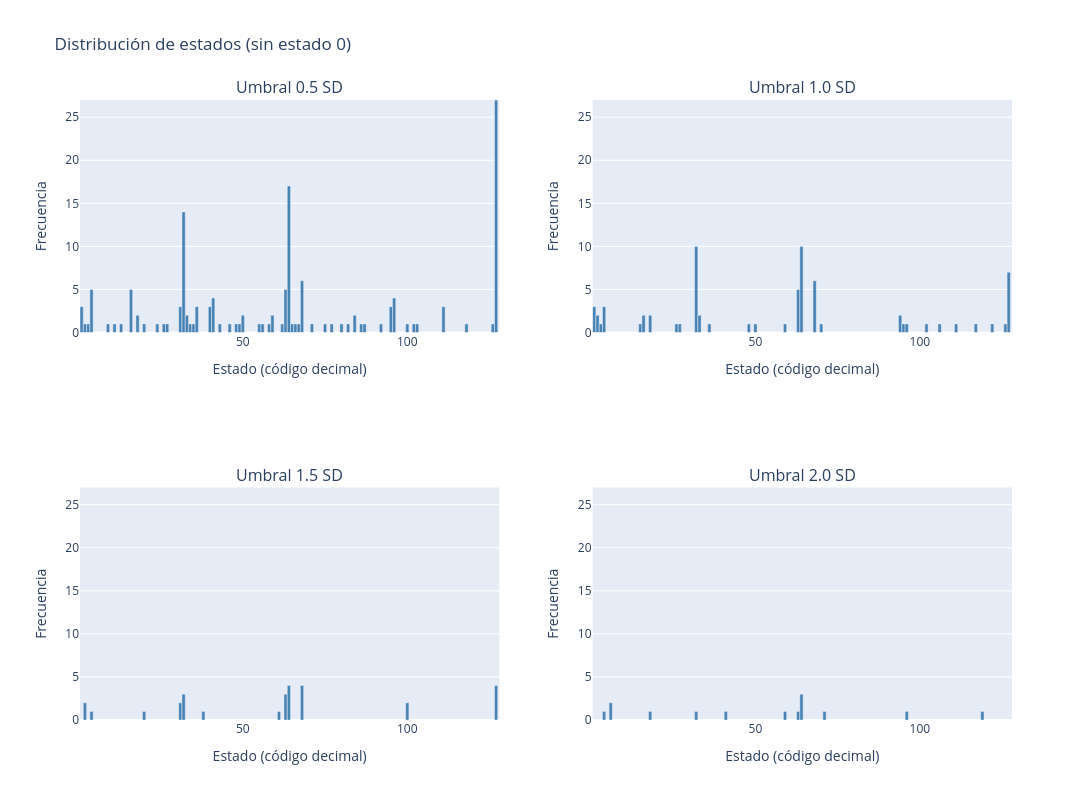

Notebook source saved alongside this figure:
### Markdown cell above
## Comparación del point process con distintos umbrales (0.5 SD / 1 SD / 1.5 SD / 2 SD)

Ejecutamos el point process y mostramos las gráficas para comparar

### Code cell
import plotly.graph_objects as go
from plotly.subplots import make_subplots
import numpy as np

# Función de hover (idéntica a la del ejemplo individual)
def state_description(code):
    bits = [(code >> i) & 1 for i in range(6, -1, -1)]
    active_networks = [number_to_name[j] for j, bit in enumerate(bits, start=1) if bit]
    if not active_networks:
        return "Ninguna red activa"
    return " + ".join([f"Red {j} ({name})" for j, name in enumerate(active_networks, start=1)])

umbrales = [0.5, 1.0, 1.5, 2.0]

# Calcular el máximo global de frecuencias (sin contar estado 0)
y_max_global = 0
for th in umbrales:
    binary = (time_series_norm > th).astype(int)
    weights = 2**np.arange(6, -1, -1)
    state_codes = binary @ weights
    unique, counts = np.unique(state_codes, return_counts=True)
    mask_no_zero = unique != 0
    counts_filt = counts[mask_no_zero]
    if len(counts_filt) > 0:
        y_max_global = max(y_max_global, max(counts_filt))

print(f"Máximo global de frecuencias (sin estado 0): {y_max_global}")

# Crear subplots 2x2
fig = make_subplots(rows=2, cols=2, subplot_titles=[f"Umbral {th} SD" for th in umbrales])

for idx, th in enumerate(umbrales):
    binary = (time_series_norm > th).astype(int)
    weights = 2**np.arange(6, -1, -1)
    state_codes = binary @ weights
    unique, counts = np.unique(state_codes, return_counts=True)

    # Filtrar estado 0
    mask_no_zero = unique != 0
    unique_filt = unique[mask_no_zero]
    counts_filt = counts[mask_no_zero]

    # Hover text (sin texto en las barras)
    hover_texts = [f"Código: {code}<br>Redes activas: {state_description(code)}<br>Frecuencia: {count}"
                   for code, count in zip(unique_filt, counts_filt)]

    row, col = idx // 2 + 1, idx % 2 + 1
    fig.add_trace(
        go.Bar(
            x=unique_filt,
            y=counts_filt,
            hovertext=hover_texts,
            hoverinfo='text',
            marker_color='steelblue',
            width=0.98          # barras más anchas
        ),
        row=row, col=col
    )
    fig.update_xaxes(title_text="Estado (código decimal)", range=[0.5, 128], row=row, col=col)
    fig.update_yaxes(title_text="Frecuencia", range=[0, y_max_global], row=row, col=col)

# Ajustes globales (igual que en la gráfica individual)
fig.update_layout(
    height=800,
    width=1200,
    showlegend=False,
    title_text="Distribución de estados (sin estado 0)",
    bargap=0.02
)

fig.show()

### Figure 1 — Plotly figure (JSON) as saved in the notebook; plotly's stock layout.template omitted (floating-point values rounded to 4 significant figures)
{"data": [{"hoverinfo": "text", "hovertext": ["Código: 1<br>Redes activas: Red 1 (Default)<br>Frecuencia: 3", "Código: 2<br>Redes activas: Red 1 (Cont)<br>Frecuencia: 1", "Código: 3<br>Redes activas: Red 1 (Cont) + Red 2 (Default)<br>Frecuencia: 1", "Código: 4<br>Redes activas: Red 1 (Limbic)<br>Frecuencia: 5", "Código: 9<br>Redes activas: Red 1 (SalVentAttn) + Red 2 (Default)<br>Frecuencia: 1", "Código: 11<br>Redes activas: Red 1 (SalVentAttn) + Red 2 (Cont) + Red 3 (Default)<br>Frecuencia: 1", "Código: 13<br>Redes activas: Red 1 (SalVentAttn) + Red 2 (Limbic) + Red 3 (Default)<br>Frecuencia: 1", "Código: 16<br>Redes activas: Red 1 (DorsAttn)<br>Frecuencia: 5", "Código: 18<br>Redes activas: Red 1 (DorsAttn) + Red 2 (Cont)<br>Frecuencia: 2", "Código: 20<br>Redes activas: Red 1 (DorsAttn) + Red 2 (Limbic)<br>Frecuencia: 1", "Código: 24<br>Redes activas: Red 1 (DorsAttn) + Red 2 (SalVentAttn)<br>Frecuencia: 1", "Código: 26<br>Redes activas: Red 1 (DorsAttn) + Red 2 (SalVentAttn) + Red 3 (Cont)<br>Frecuencia: 1", "Código: 27<br>Redes activas: Red 1 (DorsAttn) + Red 2 (SalVentAttn) + Red 3 (Cont) + Red 4 (Default)<br>Frecuencia: 1", "Código: 31<br>Redes activas: Red 1 (DorsAttn) + Red 2 (SalVentAttn) + Red 3 (Limbic) + Red 4 (Cont) + Red 5 (Default)<br>Frecuencia: 3", "Código: 32<br>Redes activas: Red 1 (SomMot)<br>Frecuencia: 14", "Código: 33<br>Redes activas: Red 1 (SomMot) + Red 2 (Default)<br>Frecuencia: 2", "Código: 34<br>Redes activas: Red 1 (SomMot) + Red 2 (Cont)<br>Frecuencia: 1", "Código: 35<br>Redes activas: Red 1 (SomMot) + Red 2 (Cont) + Red 3 (Default)<br>Frecuencia: 1", "Código: 36<br>Redes activas: Red 1 (SomMot) + Red 2 (Limbic)<br>Frecuencia: 3", "Código: 40<br>Redes activas: Red 1 (SomMot) + Red 2 (SalVentAttn)<br>Frecuencia: 3", "Código: 41<br>Redes activas: Red 1 (SomMot) + Red 2 (SalVentAttn) + Red 3 (Default)<br>Frecuencia: 4", "Código: 43<br>Redes activas: Red 1 (SomMot) + Red 2 (SalVentAttn) + Red 3 (Cont) + Red 4 (Default)<br>Frecuencia: 1", "Código: 46<br>Redes activas: Red 1 (SomMot) + Red 2 (SalVentAttn) + Red 3 (Limbic) + Red 4 (Cont)<br>Frecuencia: 1", "Código: 48<br>Redes activas: Red 1 (SomMot) + Red 2 (DorsAttn)<br>Frecuencia: 1", "Código: 49<br>Redes activas: Red 1 (SomMot) + Red 2 (DorsAttn) + Red 3 (Default)<br>Frecuencia: 1", "Código: 50<br>Redes activas: Red 1 (SomMot) + Red 2 (DorsAttn) + Red 3 (Cont)<br>Frecuencia: 2", "Código: 55<br>Redes activas: Red 1 (SomMot) + Red 2 (DorsAttn) + Red 3 (Limbic) + Red 4 (Cont) + Red 5 (Default)<br>Frecuencia: 1", "Código: 56<br>Redes activas: Red 1 (SomMot) + Red 2 (DorsAttn) + Red 3 (SalVentAttn)<br>Frecuencia: 1", "Código: 58<br>Redes activas: Red 1 (SomMot) + Red 2 (DorsAttn) + Red 3 (SalVentAttn) + Red 4 (Cont)<br>Frecuencia: 1", "Código: 59<br>Redes activas: Red 1 (SomMot) + Red 2 (DorsAttn) + Red 3 (SalVentAttn) + Red 4 (Cont) + Red 5 (Default)<br>Frecuencia: 2", "Código: 62<br>Redes activas: Red 1 (SomMot) + Red 2 (DorsAttn) + Red 3 (SalVentAttn) + Red 4 (Limbic) + Red 5 (Cont)<br>Frecuencia: 1", "Código: 63<br>Redes activas: Red 1 (SomMot) + Red 2 (DorsAttn) + Red 3 (SalVentAttn) + Red 4 (Limbic) + Red 5 (Cont) + Red 6 (Default)<br>Frecuencia: 5", "Código: 64<br>Redes activas: Red 1 (Vis)<br>Frecuencia: 17", "Código: 65<br>Redes activas: Red 1 (Vis) + Red 2 (Default)<br>Frecuencia: 1", "Código: 66<br>Redes activas: Red 1 (Vis) + Red 2 (Cont)<br>Frecuencia: 1", "Código: 67<br>Redes activas: Red 1 (Vis) + Red 2 (Cont) + Red 3 (Default)<br>Frecuencia: 1", "Código: 68<br>Redes activas: Red 1 (Vis) + Red 2 (Limbic)<br>Frecuencia: 6", "Código: 71<br>Redes activas: Red 1 (Vis) + Red 2 (Limbic) + Red 3 (Cont) + Red 4 (Default)<br>Frecuencia: 1", "Código: 75<br>Redes activas: Red 1 (Vis) + Red 2 (SalVentAttn) + Red 3 (Cont) + Red 4 (Default)<br>Frecuencia: 1", "Código: 77<br>Redes activas: Red 1 (Vis) + Red 2 (SalVentAttn) + Red 3 (Limbic) + Red 4 (Default)<br>Frecuencia: 1", "Código: 80<br>Redes activas: Red 1 (Vis) + Red 2 (DorsAttn)<br>Frecuencia: 1", "Código: 82<br>Redes activas: Red 1 (Vis) + Red 2 (DorsAttn) + Red 3 (Cont)<br>Frecuencia: 1", "Código: 84<br>Redes activas: Red 1 (Vis) + Red 2 (DorsAttn) + Red 3 (Limbic)<br>Frecuencia: 2", "Código: 86<br>Redes activas: Red 1 (Vis) + Red 2 (DorsAttn) + Red 3 (Limbic) + Red 4 (Cont)<br>Frecuencia: 1", "Código: 87<br>Redes activas: Red 1 (Vis) + Red 2 (DorsAttn) + Red 3 (Limbic) + Red 4 (Cont) + Red 5 (Default)<br>Frecuencia: 1", "Código: 92<br>Redes activas: Red 1 (Vis) + Red 2 (DorsAttn) + Red 3 (SalVentAttn) + Red 4 (Limbic)<br>Frecuencia: 1", "Código: 95<br>Redes activas: Red 1 (Vis) + Red 2 (DorsAttn) + Red 3 (SalVentAttn) + Red 4 (Limbic) + Red 5 (Cont) + Red 6 (Default)<br>Frecuencia: 3", "Código: 96<br>Redes activas: Red 1 (Vis) + Red 2 (SomMot)<br>Frecuencia: 4", "Código: 100<br>Redes activas: Red 1 (Vis) + Red 2 (SomMot) + Red 3 (Limbic)<br>Frecuencia: 1", "Código: 102<br>Redes activas: Red 1 (Vis) + Red 2 (SomMot) + Red 3 (Limbic) + Red 4 (Cont)<br>Frecuencia: 1", "Código: 103<br>Redes activas: Red 1 (Vis) + Red 2 (SomMot) + Red 3 (Limbic) + Red 4 (Cont) + Red 5 (Default)<br>Frecuencia: 1", "Código: 111<br>Redes activas: Red 1 (Vis) + Red 2 (SomMot) + Red 3 (SalVentAttn) + Red 4 (Limbic) + Red 5 (Cont) + Red 6 (Default)<br>Frecuencia: 3", "Código: 118<br>Redes activas: Red 1 (Vis) + Red 2 (SomMot) + Red 3 (DorsAttn) + Red 4 (Limbic) + Red 5 (Cont)<br>Frecuencia: 1", "Código: 126<br>Redes activas: Red 1 (Vis) + Red 2 (SomMot) + Red 3 (DorsAttn) + Red 4 (SalVentAttn) + Red 5 (Limbic) + Red 6 (Cont)<br>Frecuencia: 1", "Código: 127<br>Redes activas: Red 1 (Vis) + Red 2 (SomMot) + Red 3 (DorsAttn) + Red 4 (SalVentAttn) + Red 5 (Limbic) + Red 6 (Cont) + Red 7 (Default)<br>Frecuencia: 27"], "marker": {"color": "steelblue"}, "type": "bar", "width": 0.98, "x": [1, 2, 3, 4, 9, 11, 13, 16, 18, 20, 24, 26, 27, 31, 32, 33, 34, 35, 36, 40, 41, 43, 46, 48, 49, 50, 55, 56, 58, 59, 62, 63, 64, 65, 66, 67, 68, 71, 75, 77, 80, 82, 84, 86, 87, 92, 95, 96, 100, 102, 103, 111, 118, 126, 127], "xaxis": "x", "y": [3, 1, 1, 5, 1, 1, 1, 5, 2, 1, 1, 1, 1, 3, 14, 2, 1, 1, 3, 3, 4, 1, 1, 1, 1, 2, 1, 1, 1, 2, 1, 5, 17, 1, 1, 1, 6, 1, 1, 1, 1, 1, 2, 1, 1, 1, 3, 4, 1, 1, 1, 3, 1, 1, 27], "yaxis": "y"}, {"hoverinfo": "text", "hovertext": ["Código: 1<br>Redes activas: Red 1 (Default)<br>Frecuencia: 3", "Código: 2<br>Redes activas: Red 1 (Cont)<br>Frecuencia: 2", "Código: 3<br>Redes activas: Red 1 (Cont) + Red 2 (Default)<br>Frecuencia: 1", "Código: 4<br>Redes activas: Red 1 (Limbic)<br>Frecuencia: 3", "Código: 15<br>Redes activas: Red 1 (SalVentAttn) + Red 2 (Limbic) + Red 3 (Cont) + Red 4 (Default)<br>Frecuencia: 1", "Código: 16<br>Redes activas: Red 1 (DorsAttn)<br>Frecuencia: 2", "Código: 18<br>Redes activas: Red 1 (DorsAttn) + Red 2 (Cont)<br>Frecuencia: 2", "Código: 26<br>Redes activas: Red 1 (DorsAttn) + Red 2 (SalVentAttn) + Red 3 (Cont)<br>Frecuencia: 1", "Código: 27<br>Redes activas: Red 1 (DorsAttn) + Red 2 (SalVentAttn) + Red 3 (Cont) + Red 4 (Default)<br>Frecuencia: 1", "Código: 32<br>Redes activas: Red 1 (SomMot)<br>Frecuencia: 10", "Código: 33<br>Redes activas: Red 1 (SomMot) + Red 2 (Default)<br>Frecuencia: 2", "Código: 36<br>Redes activas: Red 1 (SomMot) + Red 2 (Limbic)<br>Frecuencia: 1", "Código: 48<br>Redes activas: Red 1 (SomMot) + Red 2 (DorsAttn)<br>Frecuencia: 1", "Código: 50<br>Redes activas: Red 1 (SomMot) + Red 2 (DorsAttn) + Red 3 (Cont)<br>Frecuencia: 1", "Código: 59<br>Redes activas: Red 1 (SomMot) + Red 2 (DorsAttn) + Red 3 (SalVentAttn) + Red 4 (Cont) + Red 5 (Default)<br>Frecuencia: 1", "Código: 63<br>Redes activas: Red 1 (SomMot) + Red 2 (DorsAttn) + Red 3 (SalVentAttn) + Red 4 (Limbic) + Red 5 (Cont) + Red 6 (Default)<br>Frecuencia: 5", "Código: 64<br>Redes activas: Red 1 (Vis)<br>Frecuencia: 10", "Código: 68<br>Redes activas: Red 1 (Vis) + Red 2 (Limbic)<br>Frecuencia: 6", "Código: 70<br>Redes activas: Red 1 (Vis) + Red 2 (Limbic) + Red 3 (Cont)<br>Frecuencia: 1", "Código: 94<br>Redes activas: Red 1 (Vis) + Red 2 (DorsAttn) + Red 3 (SalVentAttn) + Red 4 (Limbic) + Red 5 (Cont)<br>Frecuencia: 2", "Código: 95<br>Redes activas: Red 1 (Vis) + Red 2 (DorsAttn) + Red 3 (SalVentAttn) + Red 4 (Limbic) + Red 5 (Cont) + Red 6 (Default)<br>Frecuencia: 1", "Código: 96<br>Redes activas: Red 1 (Vis) + Red 2 (SomMot)<br>Frecuencia: 1", "Código: 102<br>Redes activas: Red 1 (Vis) + Red 2 (SomMot) + Red 3 (Limbic) + Red 4 (Cont)<br>Frecuencia: 1", "Código: 106<br>Redes activas: Red 1 (Vis) + Red 2 (SomMot) + Red 3 (SalVentAttn) + Red 4 (Cont)<br>Frecuencia: 1", "Código: 111<br>Redes activas: Red 1 (Vis) + Red 2 (SomMot) + Red 3 (SalVentAttn) + Red 4 (Limbic) + Red 5 (Cont) + Red 6 (Default)<br>Frecuencia: 1", "Código: 117<br>Redes activas: Red 1 (Vis) + Red 2 (SomMot) + Red 3 (DorsAttn) + Red 4 (Limbic) + Red 5 (Default)<br>Frecuencia: 1", "Código: 122<br>Redes activas: Red 1 (Vis) + Red 2 (SomMot) + Red 3 (DorsAttn) + Red 4 (SalVentAttn) + Red 5 (Cont)<br>Frecuencia: 1", "Código: 126<br>Redes activas: Red 1 (Vis) + Red 2 (SomMot) + Red 3 (DorsAttn) + Red 4 (SalVentAttn) + Red 5 (Limbic) + Red 6 (Cont)<br>Frecuencia: 1", "Código: 127<br>Redes activas: Red 1 (Vis) + Red 2 (SomMot) + Red 3 (DorsAttn) + Red 4 (SalVentAttn) + Red 5 (Limbic) + Red 6 (Cont) + Red 7 (Default)<br>Frecuencia: 7"], "marker": {"color": "steelblue"}, "type": "bar", "width": 0.98, "x": [1, 2, 3, 4, 15, 16, 18, 26, 27, 32, 33, 36, 48, 50, 59, 63, 64, 68, 70, 94, 95, 96, 102, 106, 111, 117, 122, 126, 127], "xaxis": "x2", "y": [3, 2, 1, 3, 1, 2, 2, 1, 1, 10, 2, 1, 1, 1, 1, 5, 10, 6, 1, 2, 1, 1, 1, 1, 1, 1, 1, 1, 7], "yaxis": "y2"}, {"hoverinfo": "text", "hovertext": ["Código: 2<br>Redes activas: Red 1 (Cont)<br>Frecuencia: 2", "Código: 4<br>Redes activas: Red 1 (Limbic)<br>Frecuencia: 1", "Código: 20<br>Redes activas: Red 1 (DorsAttn) + Red 2 (Limbic)<br>Frecuencia: 1", "Código: 31<br>Redes activas: Red 1 (DorsAttn) + Red 2 (SalVentAttn) + Red 3 (Limbic) + Red 4 (Cont) + Red 5 (Default)<br>Frecuencia: 2", "Código: 32<br>Redes activas: Red 1 (SomMot)<br>Frecuencia: 3", "Código: 38<br>Redes activas: Red 1 (SomMot) + Red 2 (Limbic) + Red 3 (Cont)<br>Frecuencia: 1", "Código: 61<br>Redes activas: Red 1 (SomMot) + Red 2 (DorsAttn) + Red 3 (SalVentAttn) + Red 4 (Limbic) + Red 5 (Default)<br>Frecuencia: 1", "Código: 63<br>Redes activas: Red 1 (SomMot) + Red 2 (DorsAttn) + Red 3 (SalVentAttn) + Red 4 (Limbic) + Red 5 (Cont) + Red 6 (Default)<br>Frecuencia: 3", "Código: 64<br>Redes activas: Red 1 (Vis)<br>Frecuencia: 4", "Código: 68<br>Redes activas: Red 1 (Vis) + Red 2 (Limbic)<br>Frecuencia: 4", "Código: 100<br>Redes activas: Red 1 (Vis) + Red 2 (SomMot) + Red 3 (Limbic)<br>Frecuencia: 2", "Código: 127<br>Redes activas: Red 1 (Vis) + Red 2 (SomMot) + Red 3 (DorsAttn) + Red 4 (SalVentAttn) + Red 5 (Limbic) + Red 6 (Cont) + Red 7 (Default)<br>Frecuencia: 4"], "marker": {"color": "steelblue"}, "type": "bar", "width": 0.98, "x": [2, 4, 20, 31, 32, 38, 61, 63, 64, 68, 100, 127], "xaxis": "x3", "y": [2, 1, 1, 2, 3, 1, 1, 3, 4, 4, 2, 4], "yaxis": "y3"}, {"hoverinfo": "text", "hovertext": ["Código: 4<br>Redes activas: Red 1 (Limbic)<br>Frecuencia: 1", "Código: 6<br>Redes activas: Red 1 (Limbic) + Red 2 (Cont)<br>Frecuencia: 2", "Código: 18<br>Redes activas: Red 1 (DorsAttn) + Red 2 (Cont)<br>Frecuencia: 1", "Código: 32<br>Redes activas: Red 1 (SomMot)<br>Frecuencia: 1", "Código: 41<br>Redes activas: Red 1 (SomMot) + Red 2 (SalVentAttn) + Red 3 (Default)<br>Frecuencia: 1", "Código: 59<br>Redes activas: Red 1 (SomMot) + Red 2 (DorsAttn) + Red 3 (SalVentAttn) + Red 4 (Cont) + Red 5 (Default)<br>Frecuencia: 1", "Código: 63<br>Redes activas: Red 1 (SomMot) + Red 2 (DorsAttn) + Red 3 (SalVentAttn) + Red 4 (Limbic) + Red 5 (Cont) + Red 6 (Default)<br>Frecuencia: 1", "Código: 64<br>Redes activas: Red 1 (Vis)<br>Frecuencia: 3", "Código: 71<br>Redes activas: Red 1 (Vis) + Red 2 (Limbic) + Red 3 (Cont) + Red 4 (Default)<br>Frecuencia: 1", "Código: 96<br>Redes activas: Red 1 (Vis) + Red 2 (SomMot)<br>Frecuencia: 1", "Código: 119<br>Redes activas: Red 1 (Vis) + Red 2 (SomMot) + Red 3 (DorsAttn) + Red 4 (Limbic) + Red 5 (Cont) + Red 6 (Default)<br>Frecuencia: 1"], "marker": {"color": "steelblue"}, "type": "bar", "width": 0.98, "x": [4, 6, 18, 32, 41, 59, 63, 64, 71, 96, 119], "xaxis": "x4", "y": [1, 2, 1, 1, 1, 1, 1, 3, 1, 1, 1], "yaxis": "y4"}], "layout": {"annotations": [{"font": {"size": 16}, "showarrow": false, "text": "Umbral 0.5 SD", "x": 0.225, "xanchor": "center", "xref": "paper", "y": 1, "yanchor": "bottom", "yref": "paper"}, {"font": {"size": 16}, "showarrow": false, "text": "Umbral 1.0 SD", "x": 0.775, "xanchor": "center", "xref": "paper", "y": 1, "yanchor": "bottom", "yref": "paper"}, {"font": {"size": 16}, "showarrow": false, "text": "Umbral 1.5 SD", "x": 0.225, "xanchor": "center", "xref": "paper", "y": 0.375, "yanchor": "bottom", "yref": "paper"}, {"font": {"size": 16}, "showarrow": false, "text": "Umbral 2.0 SD", "x": 0.775, "xanchor": "center", "xref": "paper", "y": 0.375, "yanchor": "bottom", "yref": "paper"}], "bargap": 0.02, "height": 800, "showlegend": false, "title": {"text": "Distribución de estados (sin estado 0)"}, "width": 1200, "xaxis": {"anchor": "y", "domain": [0, 0.45], "range": [0.5, 128], "title": {"text": "Estado (código decimal)"}}, "xaxis2": {"anchor": "y2", "domain": [0.55, 1], "range": [0.5, 128], "title": {"text": "Estado (código decimal)"}}, "xaxis3": {"anchor": "y3", "domain": [0, 0.45], "range": [0.5, 128], "title": {"text": "Estado (código decimal)"}}, "xaxis4": {"anchor": "y4", "domain": [0.55, 1], "range": [0.5, 128], "title": {"text": "Estado (código decimal)"}}, "yaxis": {"anchor": "x", "domain": [0.625, 1], "range": [0, 27], "title": {"text": "Frecuencia"}}, "yaxis2": {"anchor": "x2", "domain": [0.625, 1], "range": [0, 27], "title": {"text": "Frecuencia"}}, "yaxis3": {"anchor": "x3", "domain": [0, 0.375], "range": [0, 27], "title": {"text": "Frecuencia"}}, "yaxis4": {"anchor": "x4", "domain": [0, 0.375], "range": [0, 27], "title": {"text": "Frecuencia"}}}}
